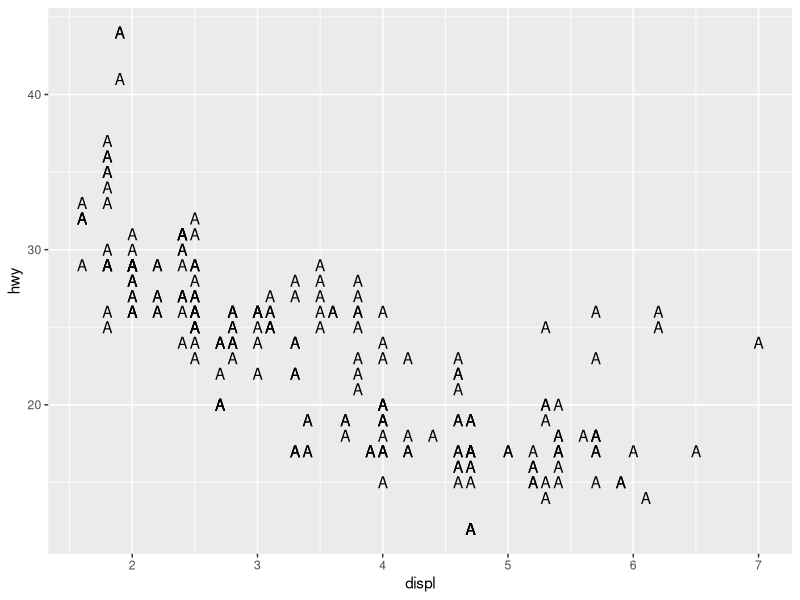
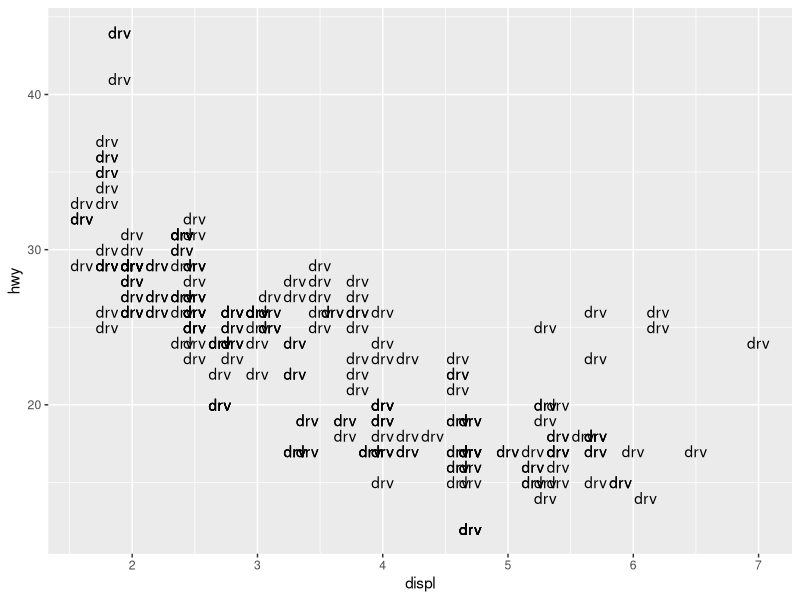
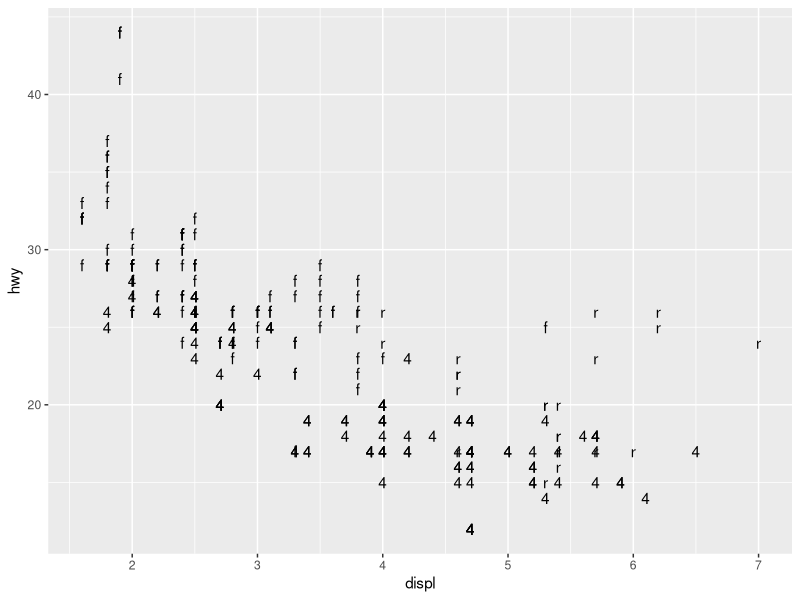
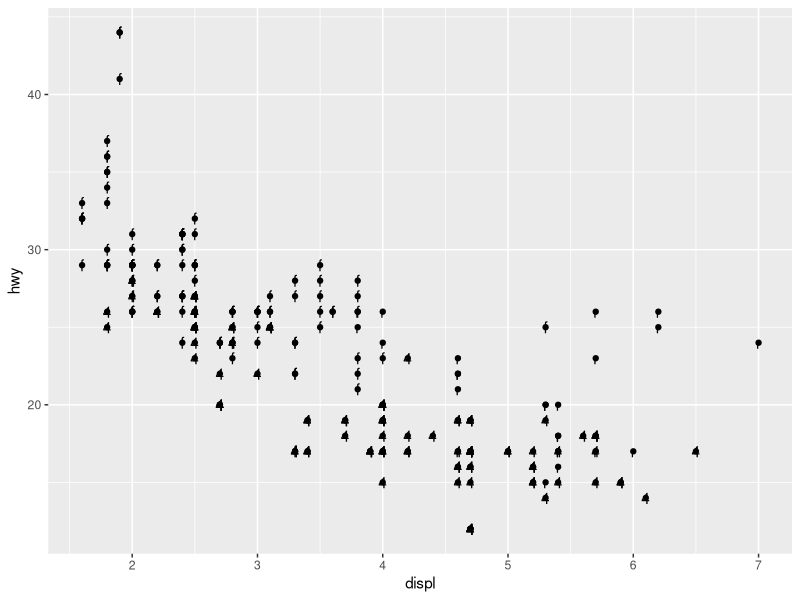
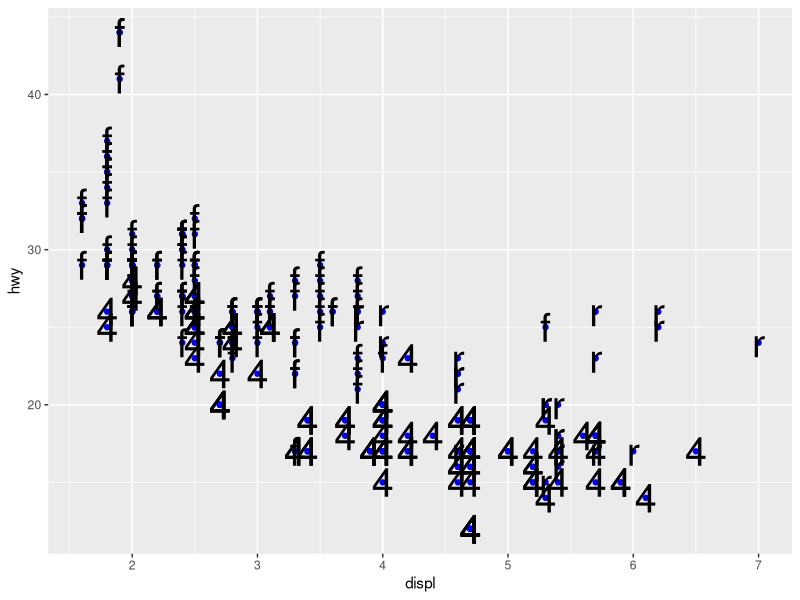
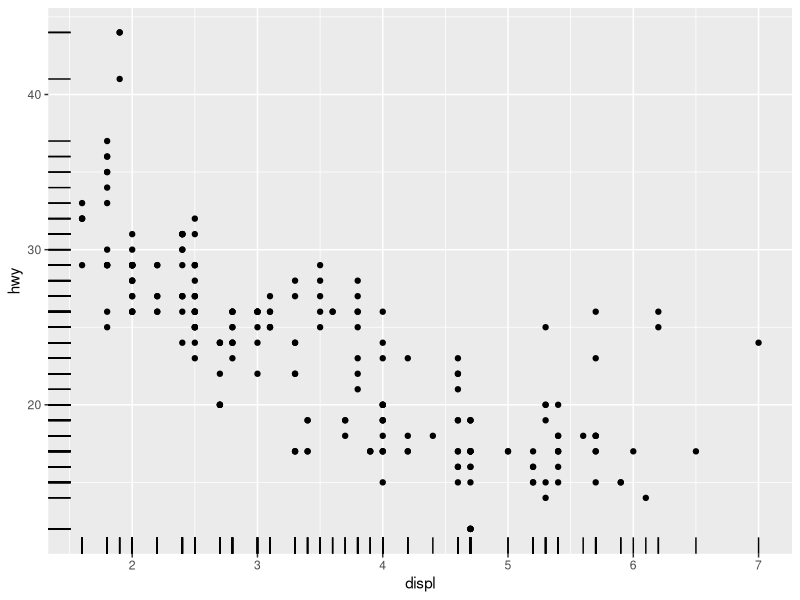

R code for these plots, in order:
## ---- chunk 1
library(tidyverse)
knitr::opts_chunk$set(fig.width = 8, fig.height = 5)
## ---- chunk 2
ggplot(
  data = mpg,
  mapping = aes(x = displ, y = hwy)
) +
  geom_text(label = "A")
## ---- chunk 3
ggplot(
  data = mpg,
  mapping = aes(x = displ, y = hwy)
) +
  geom_text(label = "drv")
## ---- chunk 4
ggplot(
  data = mpg,
  mapping = aes(x = displ, y = hwy)
) +
  geom_text(aes(label = drv))
## ---- chunk 5
ggplot(
  data = mpg,
  mapping = aes(x = displ, y = hwy)
) +
  geom_point() +
  geom_text(aes(label = drv))
## ---- chunk 6
ggplot(
  data = mpg,
  mapping = aes(x = displ, y = hwy)
) +
  geom_point(color = "blue") +
  geom_text(aes(label = drv), size = 10)
## ---- chunk 7
ggplot(
  data = mpg,
  mapping = aes(x = displ, y = hwy)
) +
  geom_point() +
  geom_rug()
